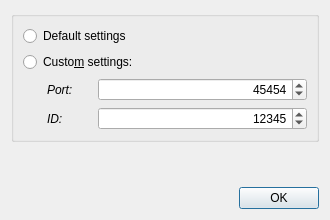
<?xml version="1.0" encoding="UTF-8"?>
<ui version="4.0">
 <class>SetupBroadcastDialog</class>
 <widget class="QDialog" name="SetupBroadcastDialog">
  <property name="windowModality">
   <enum>Qt::WindowModal</enum>
  </property>
  <property name="geometry">
   <rect>
    <x>0</x>
    <y>0</y>
    <width>330</width>
    <height>220</height>
   </rect>
  </property>
  <property name="windowTitle">
   <string>Broadcast Settings</string>
  </property>
  <property name="locale">
   <locale language="English" country="UnitedStates"/>
  </property>
  <property name="modal">
   <bool>true</bool>
  </property>
  <layout class="QVBoxLayout" name="verticalLayout">
   <item>
    <widget class="QGroupBox" name="groupBox">
     <property name="title">
      <string/>
     </property>
     <layout class="QVBoxLayout" name="verticalLayout_2">
      <item>
       <widget class="QRadioButton" name="defaultSettingsRbttn">
        <property name="text">
         <string>Default settings</string>
        </property>
       </widget>
      </item>
      <item>
       <widget class="QRadioButton" name="customSettingsRbttn">
        <property name="text">
         <string>Custo&amp;m settings:</string>
        </property>
       </widget>
      </item>
      <item>
       <layout class="QFormLayout" name="formLayout">
        <property name="labelAlignment">
         <set>Qt::AlignLeading|Qt::AlignLeft|Qt::AlignVCenter</set>
        </property>
        <property name="horizontalSpacing">
         <number>25</number>
        </property>
        <property name="leftMargin">
         <number>24</number>
        </property>
        <item row="0" column="0">
         <widget class="QLabel" name="bcastPortLabel">
          <property name="font">
           <font>
            <italic>true</italic>
           </font>
          </property>
          <property name="text">
           <string>Port:</string>
          </property>
         </widget>
        </item>
        <item row="0" column="1">
         <widget class="QSpinBox" name="selBcastPort">
          <property name="minimumSize">
           <size>
            <width>95</width>
            <height>0</height>
           </size>
          </property>
          <property name="alignment">
           <set>Qt::AlignRight|Qt::AlignTrailing|Qt::AlignVCenter</set>
          </property>
          <property name="minimum">
           <number>1024</number>
          </property>
          <property name="maximum">
           <number>65535</number>
          </property>
          <property name="value">
           <number>45454</number>
          </property>
         </widget>
        </item>
        <item row="1" column="0">
         <widget class="QLabel" name="bcastIDLabel">
          <property name="font">
           <font>
            <italic>true</italic>
           </font>
          </property>
          <property name="text">
           <string>ID:</string>
          </property>
         </widget>
        </item>
        <item row="1" column="1">
         <widget class="QSpinBox" name="selBcastID">
          <property name="minimumSize">
           <size>
            <width>95</width>
            <height>0</height>
           </size>
          </property>
          <property name="alignment">
           <set>Qt::AlignRight|Qt::AlignTrailing|Qt::AlignVCenter</set>
          </property>
          <property name="maximum">
           <number>1234567</number>
          </property>
          <property name="value">
           <number>12345</number>
          </property>
         </widget>
        </item>
       </layout>
      </item>
     </layout>
    </widget>
   </item>
   <item>
    <spacer name="verticalSpacer">
     <property name="orientation">
      <enum>Qt::Vertical</enum>
     </property>
     <property name="sizeHint" stdset="0">
      <size>
       <width>20</width>
       <height>40</height>
      </size>
     </property>
    </spacer>
   </item>
   <item>
    <widget class="QDialogButtonBox" name="buttonBox">
     <property name="orientation">
      <enum>Qt::Horizontal</enum>
     </property>
     <property name="standardButtons">
      <set>QDialogButtonBox::Ok</set>
     </property>
    </widget>
   </item>
  </layout>
 </widget>
 <resources/>
 <connections>
  <connection>
   <sender>buttonBox</sender>
   <signal>accepted()</signal>
   <receiver>SetupBroadcastDialog</receiver>
   <slot>accept()</slot>
   <hints>
    <hint type="sourcelabel">
     <x>248</x>
     <y>254</y>
    </hint>
    <hint type="destinationlabel">
     <x>157</x>
     <y>274</y>
    </hint>
   </hints>
  </connection>
  <connection>
   <sender>buttonBox</sender>
   <signal>rejected()</signal>
   <receiver>SetupBroadcastDialog</receiver>
   <slot>reject()</slot>
   <hints>
    <hint type="sourcelabel">
     <x>316</x>
     <y>260</y>
    </hint>
    <hint type="destinationlabel">
     <x>286</x>
     <y>274</y>
    </hint>
   </hints>
  </connection>
 </connections>
</ui>
